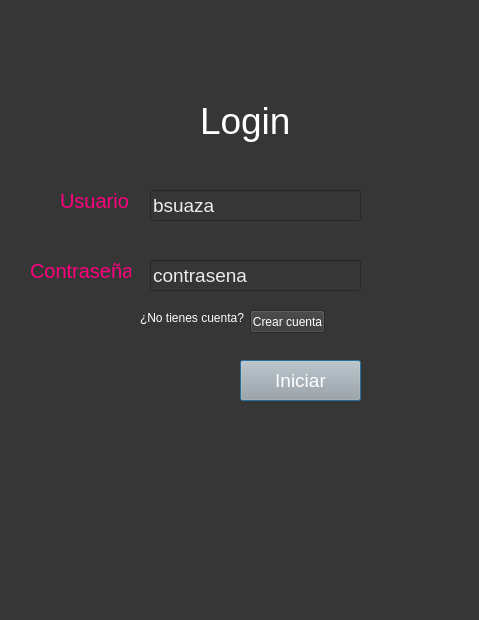
<?xml version="1.0" encoding="UTF-8"?>
<ui version="4.0">
 <class>login</class>
 <widget class="QDialog" name="login">
  <property name="geometry">
   <rect>
    <x>0</x>
    <y>0</y>
    <width>479</width>
    <height>620</height>
   </rect>
  </property>
  <property name="windowTitle">
   <string>Dialog</string>
  </property>
  <property name="styleSheet">
   <string notr="true">background-color: rgb(54, 54, 54);</string>
  </property>
  <widget class="QLabel" name="et_login">
   <property name="geometry">
    <rect>
     <x>200</x>
     <y>90</y>
     <width>151</width>
     <height>61</height>
    </rect>
   </property>
   <property name="styleSheet">
    <string notr="true">color:rgb(255, 255, 255);font-size:28pt</string>
   </property>
   <property name="text">
    <string>Login</string>
   </property>
  </widget>
  <widget class="QLabel" name="et_usuario">
   <property name="geometry">
    <rect>
     <x>60</x>
     <y>180</y>
     <width>71</width>
     <height>41</height>
    </rect>
   </property>
   <property name="styleSheet">
    <string notr="true">font-size:15pt;color:rgb(255, 0, 127)</string>
   </property>
   <property name="text">
    <string>Usuario</string>
   </property>
  </widget>
  <widget class="QLineEdit" name="email">
   <property name="geometry">
    <rect>
     <x>150</x>
     <y>190</y>
     <width>211</width>
     <height>31</height>
    </rect>
   </property>
   <property name="styleSheet">
    <string notr="true">font-size:14pt;color:rgb(236, 236, 236)</string>
   </property>
   <property name="text">
    <string>bsuaza</string>
   </property>
  </widget>
  <widget class="QLabel" name="et_contra">
   <property name="geometry">
    <rect>
     <x>30</x>
     <y>250</y>
     <width>101</width>
     <height>41</height>
    </rect>
   </property>
   <property name="styleSheet">
    <string notr="true">font-size:15pt;color:rgb(255, 0, 127)</string>
   </property>
   <property name="text">
    <string>Contraseña</string>
   </property>
  </widget>
  <widget class="QLineEdit" name="password">
   <property name="geometry">
    <rect>
     <x>150</x>
     <y>260</y>
     <width>211</width>
     <height>31</height>
    </rect>
   </property>
   <property name="styleSheet">
    <string notr="true">font-size:14pt;color:rgb(236, 236, 236)</string>
   </property>
   <property name="text">
    <string>contrasena</string>
   </property>
  </widget>
  <widget class="QPushButton" name="boton_iniciar">
   <property name="geometry">
    <rect>
     <x>240</x>
     <y>360</y>
     <width>121</width>
     <height>41</height>
    </rect>
   </property>
   <property name="styleSheet">
    <string notr="true">background-color: rgb(167, 168, 167);font-size:14pt;color:rgb(255, 255, 255)</string>
   </property>
   <property name="text">
    <string>Iniciar</string>
   </property>
  </widget>
  <widget class="QLabel" name="label">
   <property name="geometry">
    <rect>
     <x>140</x>
     <y>310</y>
     <width>121</width>
     <height>16</height>
    </rect>
   </property>
   <property name="styleSheet">
    <string notr="true">color:rgb(255, 255, 255)</string>
   </property>
   <property name="text">
    <string>¿No tienes cuenta?</string>
   </property>
  </widget>
  <widget class="QPushButton" name="crearcuenta">
   <property name="geometry">
    <rect>
     <x>250</x>
     <y>310</y>
     <width>75</width>
     <height>23</height>
    </rect>
   </property>
   <property name="styleSheet">
    <string notr="true">color:rgb(255, 255, 255)</string>
   </property>
   <property name="text">
    <string>Crear cuenta</string>
   </property>
  </widget>
 </widget>
 <resources/>
 <connections/>
</ui>
